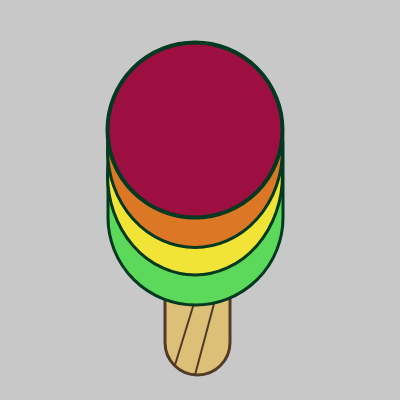
Frame 1 (no input)
Frame 60 (no input): identical to frame 1, image omitted
Frame 120 (the mouse pressed at the canvas centre since frame 60): identical to frame 1, image omitted

The p5.js sketch that drew this single still picture (run headless with seeded random() and noise() and a simulated clock; from frame 60 on, the mouse is pressed at the canvas centre):

// p5.js sketch
// ── sketch.js
function setup() {
  createCanvas(400, 400);
}

function draw() {
  background(200);

  
 

  fill('#DDC077');
  stroke('#523A28');
  strokeWeight(3);
  rect(165, 200, 65, 175, 85);

    stroke('#523A28')
    strokeWeight(2);
    line(195, 300, 175, 365); 

    stroke('#523A28')
    strokeWeight(2);
    line(215, 300, 195, 375); 


      fill('#5CD85A');
      stroke('#013A20');
      strokeWeight(3);
      rect(108, 55, 175, 250, 95);


          fill('#F2E437');
          stroke('#013A20');
          strokeWeight(3);
          ellipse(195, 175, 175, 200);


              fill('#DC7726');
              stroke('#013A20');
              strokeWeight(3);
              ellipse(195, 150, 175, 195);


  fill('#9D0F40');
  stroke('#013A20');
  strokeWeight(4);
  ellipse(195, 130, 175, 175);


 


}
// ── index.v2.html
<!DOCTYPE html>
<html lang="en">
<head>
    <meta charset="utf-8">
    <script src="https://cdnjs.cloudflare.com/ajax/libs/p5.js/1.6.0/p5.js"></script>


    <title>Emoji.v2</title> 
    <!--
        Use this page to complete the "Emoji" exercise:
        https://canvas.umw.edu/courses/1498218/assignments/11723272

        This is my 2nd version of my popsicle emoji. I decided to make a popsicle because I have never seen a popsicle emoji before. Usually, the types of soft serve treat emoji you see is of an ice cream cone.
        For my emoji, I also added a popsicle stick with two brown diagonal streaks.

        For this emoji, I went to canva palette generator to find colors that I would enjoy most.
        https://www.canva.com/colors/color-palettes/
    -->  

    <style type="text/css">
        body {
            background-color: #444444;
        }
        main {
            width: 100%;
        }
        canvas {
            display:block;
            margin: 0 auto;
        }
    </style>

</head>
<body>
    <main>
    </main>
    <script src="sketch.v2.js"></script>
</body>
</html> 
// ── sketch.v2.js
function setup() {
  createCanvas(400,550);
}

function draw() {
  background("#B99095");

  fill("#F7E2C7");
  rect(165,300,65,175,85);
 

  fill("#F1C0B9");
  ellipse(195,270,175,175);

    fill("#1D741B");
    ellipse(195,240,175,175);

      fill("#D2FBA4");
      ellipse(195,210,175,175);

        fill("#F1C0B9");
        ellipse(195,180,175,175);

          fill("#88CA5E");
          ellipse(195,150,175,175);
          noStroke();
      
}
